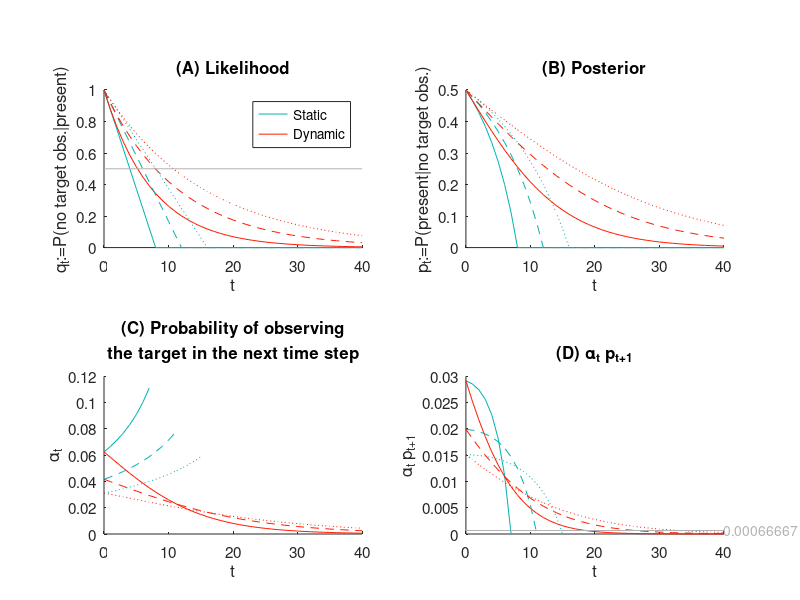

The MATLAB script that drew this image: (Note: this script raises an error after producing the figure.)
function visualSearchModel_v1()

Ns    = [8 12 16];  % Set sizes
leaks = [0 1];      % Memory leak (0: static task; 1: dynamic task)

p0  = 0.5;          % Prior probability of target presence
r   = 0.15;         % Reward for a correct answer
tw  = 1;            % Non-decision time + ITI
rho = 0;            % Reward rate (to be optimized) (Set this 0 for a single trial models)
c   = 0.001;        % Cost per time (cognitive effort etc.)

t = 0:40;           % Time steps
dt = 0.1;           % Unit time step

thresh_ap = (c+rho)*dt/r; % Threshold for "Absent" response based on "a_t * p_t+1" index


pt = @(t,N,leak) qt(t,N,leak) * p0 ./ ((qt(t,N,leak)-1)*p0+1);         % Posterior probability of target presence
at = @(t,N,leak) pt(t,N,leak) ./ Nt(t,N,leak);
ap = @(t,N,leak) at(t,N,leak) .* pt(t+1,N,leak);


rtAbs = findCrossPoint(t, Ns, leaks, thresh_ap, @(t,N,leak) ap(t,N,leak));      % RT for "Absent" trials
rtPre = findCrossPoint(t, Ns, leaks, 0.5, @(t,N,leak) qt(t,N,leak));            % Median RT for "Present" trials

%% - Show results -
figure;
fontsize = 11;

subplot(2,2,1); hold on;
plotFunctions(t, Ns, leaks, @(t,N,leak) qt(t,N,leak));
plot([0 max(t)], 0.5 * [1 1], '-', 'Color',0.7*[1 1 1]);
xlabel('t'); ylabel('q_t:=P(no target obs.|present)');
title('(A) Likelihood');
set(gca, 'FontSize',fontsize);
legend({'Static','Dynamic'});

subplot(2,2,2); hold on;
plotFunctions(t, Ns, leaks, @(t,N,leak) pt(t,N,leak));
xlabel('t'); ylabel('p_t:=P(present|no target obs.)');
title('(B) Posterior');
set(gca, 'FontSize',fontsize);

subplot(2,2,3); hold on;
plotFunctions(t, Ns, leaks, @(t,N,leak) at(t,N,leak));
xlabel('t'); ylabel('\alpha_t');
title({'(C) Probability of observing';'the target in the next time step'});
set(gca, 'FontSize',fontsize);

subplot(2,2,4); hold on;
plotFunctions(t, Ns, leaks, @(t,N,leak) ap(t,N,leak));
plot([0 max(t)], thresh_ap * [1 1], '-', 'Color',0.7*[1 1 1]);
text(max(t), thresh_ap, num2str(thresh_ap), 'Color',0.7*[1 1 1]);
xlabel('t'); ylabel('\alpha_t p_{t+1}');
title('(D) \alpha_t p_{t+1}');
set(gca, 'FontSize',fontsize);

inset(gca, [.6 .4 .4 .5]); hold on;
rtPre = rtPre ./ repmat([1 log(2)],[length(Ns) 1]);     % Median RT -> mean RT for exponential PDF
plotLines(Ns, rtAbs, leaks, 'o-');
plotLines(Ns, rtPre, leaks, '^:');
xlabel('Set size, N'); ylabel('Mean RT');
set(gca, 'FontSize',0.7*fontsize, 'XTick', Ns);
xlim(axisMinMax(Ns,0.3));



function q = qt(t, N, leak)
% Likelihood of observing no target in a "presnt" trial 
switch leak
    case 1	% Dinamic task
        q = (1-1/N).^t;
    case 0	% Static task
        q = max(0,1-t/N);
end

function Nt_ = Nt(t, N, leak)
% Number of remaining items
switch leak
    case 1  % Dinamic task 
        Nt_ = N*ones(size(t));
    case 0  % Static task
        Nt_ = max(0,N-t);
end


function tCross = findCrossPoint(t, N, leak, thresh, f)
for iN = 1:length(N)
    for iLeak = 1:length(leak)
        err = abs(f(t,N(iN),leak(iLeak)) - thresh);
        tCross(iN,iLeak) = min(t(err==min(err)));
    end
end
 
function plotFunctions(t, N, leak, f)
colLeak = {[0 0.7 0.7],[1 .1 0]};
mkrN = {'-','--',':'};
for iN = 1:length(N)
    for iLeak = 1:length(leak)
        plot(t, f(t,N(iN),leak(iLeak)), mkrN{iN}, 'Color',colLeak{iLeak});
    end
end

function plotLines(N, y, leak, mkr)
colCond = {[0 0.7 0.7],[1 .1 0]};
for iLeak = 1:length(leak)
    plot(N, y(:,iLeak),  mkr, 'Color',colCond{iLeak});
end